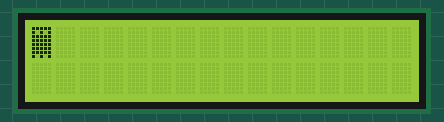
The sketch below on a simulated Arduino Uno, built with avr-gcc and run on an emulated ATmega328P. Parts: 16×2 character LCD.

Above: at 0.2 s.
At 6.2 s:
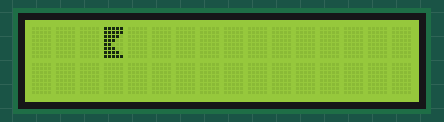
At 13.2 s:
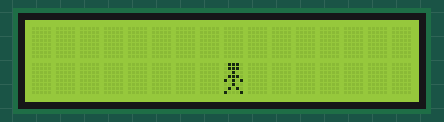
At 22.3 s:
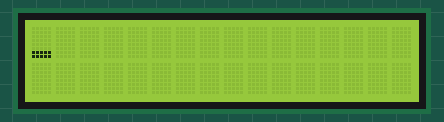
At 27.3 s:
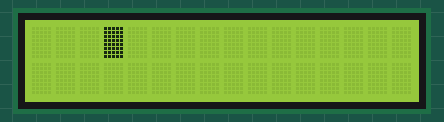
At 34.4 s:
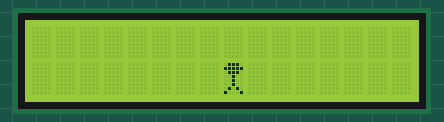

The sketch:

Practica27.ino
```cpp
#include <LiquidCrystal_I2C.h>
#include <Wire.h>
LiquidCrystal_I2C lcd(0x27,16,2);
byte pacman[8]={
  B11111,
  B11111,
  B11110,
  B11100,
  B11000,
  B11100,
  B11110,
  B11111,
};
byte pacmanCerrado[8]={
  B11111,
  B11111,
  B11111,
  B11111,
  B11111,
  B11111,
  B11111,
  B11111,
};
byte fantasma[8]={
  B11111,
  B10101,
  B11111,
  B11111,
  B11111,
  B11111,
  B11111,
  B10101,
};
byte fantasmaOjoD[8]={
  B11111,
  B11010,
  B11111,
  B11111,
  B11111,
  B11111,
  B11111,
  B10101,
};
byte fantasmaOjoI[8]={
  B11111,
  B01011,
  B11111,
  B11111,
  B11111,
  B11111,
  B11111,
  B10101,
};
byte fantasmaO[8]={
  B11111,
  B01011,
  B10111,
  B11111,
  B11111,
  B11111,
  B11111,
  B10101,
};
byte fantasmaOs[8]={
  B11111,
  B01011,
  B10111,
  B10111,
  B11111,
  B11111,
  B11111,
  B10101,
};
byte monito[8]={
  B01110,
  B01110,
  B00100,
  B11111,
  B00100,
  B00100,
  B01010,
  B10001,
};
byte monito2[8]={
  B01110,
  B11111,
  B01110,
  B00100,
  B00100,
  B00100,
  B01010,
  B10001,
};
byte monito3[8]={
  B01110,
  B01110,
  B00100,
  B01110,
  B10101,
  B00100,
  B01010,
  B10001,
};

byte A[8]={
  B11111,
  B11111,
  B00000,
  B00000,
  B00000,
  B00000,
  B00000,
  B00000,
};
byte B[8]={
  B00000,
  B00000,
  B11111,
  B11111,
  B00000,
  B00000,
  B00000,
  B00000,
};
byte E[8]={
  B00000,
  B00000,
  B00000,
  B00000,
  B11111,
  B11111,
  B00000,
  B00000,
};
byte L[8]={
  B00000,
  B00000,
  B00000,
  B00000,
  B00000,
  B00000,
  B11111,
  B11111,
};


void setup() {
lcd.init();
lcd.backlight();
lcd.clear();
lcd.createChar(0,pacman);
lcd.createChar(1,pacmanCerrado);
lcd.createChar(2,fantasma);
lcd.createChar(3,fantasmaOjoD);
lcd.createChar(4,fantasmaOjoI);
lcd.createChar(5,fantasmaO);
lcd.createChar(6,fantasmaOs);


}

void loop() {
  lcd.clear();
  //fantasma
lcd.setCursor(0,0);
lcd.write(byte(2));
delay(500);
lcd.setCursor(0,0);
lcd.write(byte(3));
delay(500);
lcd.setCursor(0,0);
lcd.write(byte(2));
delay(500);
lcd.setCursor(0,0);
lcd.write(byte(4));
delay(500);
lcd.setCursor(0,0);
lcd.write(byte(5));
delay(1000);
lcd.setCursor(0,0);
lcd.write(byte(6));
delay(1000);
lcd.clear();
//pacman
lcd.createChar(0,pacman);
lcd.createChar(1,pacmanCerrado);
lcd.setCursor(3,0);
lcd.write(byte(0));
delay(1000);
lcd.setCursor(3,0);
lcd.write(byte(1));
delay(1000);
lcd.setCursor(3,0);
lcd.write(byte(0));
delay(1000);
lcd.setCursor(3,0);
lcd.write(byte(1));
delay(1000);
lcd.setCursor(3,0);
lcd.write(byte(1));
delay(1000);
lcd.setCursor(3,0);
lcd.write(byte(0));
delay(1000);
lcd.setCursor(3,0);
lcd.write(byte(1));
delay(1000);
lcd.clear();
lcd.createChar(7,monito);
lcd.createChar(8,monito2);
lcd.createChar(9,monito3);
// monito
lcd.setCursor(8,1);
lcd.write(byte(7));
delay(1000);
lcd.setCursor(8,1);
lcd.write(byte(8));
delay(1000);
lcd.setCursor(8,1);
lcd.write(byte(9));
delay(1000);
lcd.setCursor(8,1);
lcd.write(byte(8));
delay(1000);
lcd.setCursor(8,1);
lcd.write(byte(7));
delay(1000);
lcd.setCursor(8,1);
lcd.write(byte(9));
delay(1000);
lcd.clear();


//ultima animacion
lcd.createChar(10,A);
lcd.createChar(11,B);
lcd.createChar(12,E);
lcd.createChar(13,L);

lcd.setCursor(10,1);
lcd.write(byte(10));
delay(750);
lcd.setCursor(10,1);
lcd.write(byte(11));
delay(750);
lcd.setCursor(10,1);
lcd.write(byte(12));
delay(750);
lcd.setCursor(10,1);
lcd.write(byte(13));
delay(750);
lcd.clear();


}
```

Measured:
- what the display in image 1 shows lasts 1.0 s, from 6.2 s to 7.2 s
- what the display in image 4 shows lasts 2.0 s, from 27.3 s to 29.3 s
